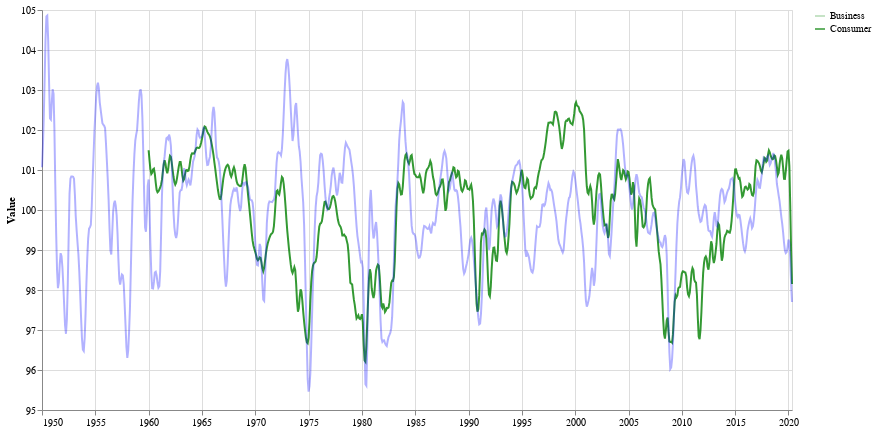

Here is the notebook cell this chart was saved with:
### Code cell
consumer + business

### Figure 1 — Vega-Lite specification as saved in the notebook (floating-point values rounded to 4 significant figures; data arrays with more than 128 entries replaced by an {"elided": "..."} marker saying what was removed)
{"config": {"view": {"continuousWidth": 400, "continuousHeight": 300}}, "layer": [{"data": {"name": "data-b0eca5fd3d28a6742412e65eabcccc97"}, "mark": {"type": "line", "color": "green"}, "encoding": {"opacity": {"type": "nominal", "field": "label", "legend": {"title": ""}}, "x": {"type": "temporal", "axis": {"title": ""}, "field": "TIME"}, "y": {"type": "quantitative", "field": "Value", "scale": {"zero": false}}}, "height": 400, "transform": [{"calculate": "'Consumer'", "as": "label"}], "width": 750}, {"data": {"name": "data-0e0fa2d85c05f9009d5840d51382b976"}, "mark": {"type": "line", "color": "blue"}, "encoding": {"opacity": {"type": "nominal", "field": "label", "legend": {"title": ""}}, "x": {"type": "temporal", "axis": {"title": ""}, "field": "TIME"}, "y": {"type": "quantitative", "field": "Value", "scale": {"zero": false}}}, "height": 400, "transform": [{"calculate": "'Business'", "as": "label"}], "width": 750}], "$schema": "https://vega.github.io/schema/vega-lite/v4.8.1.json", "datasets": {"data-b0eca5fd3d28a6742412e65eabcccc97": {"elided": "725 records"}, "data-0e0fa2d85c05f9009d5840d51382b976": {"elided": "845 records"}}}
